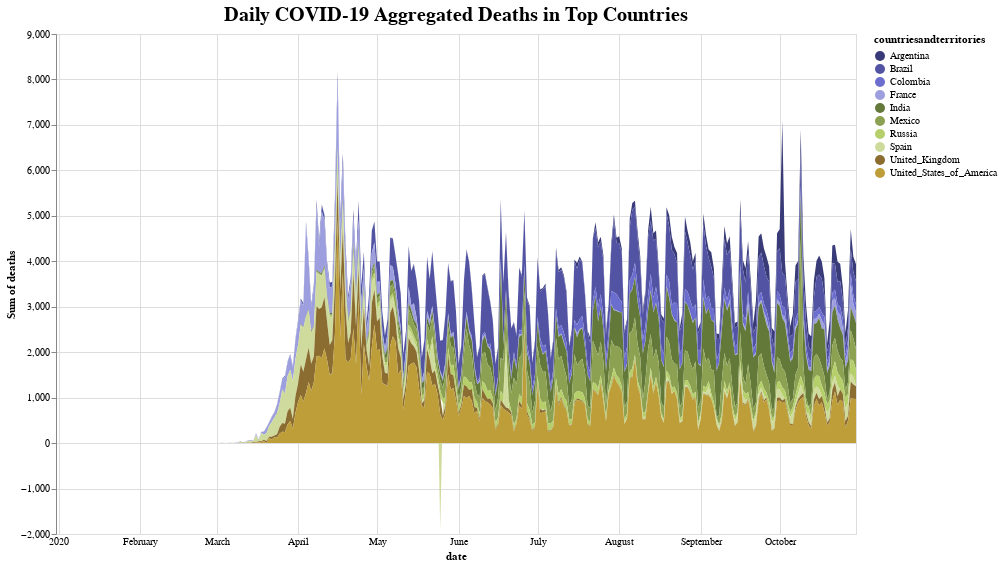

Source (notebook cell):
### Code cell
chart_deaths = alt.Chart(geo_dataset).mark_area().encode(
    alt.X('date:T',
        axis=alt.Axis(domain=False, tickSize=0)
    ),
    alt.Y('sum(deaths):Q'),
    alt.Color('countriesandterritories:N',
        scale=alt.Scale(scheme='category20b')
    )
).interactive(
).properties(
    width = 800,
    height = 500,
    title = "Daily COVID-19 Aggregated Deaths in Top Countries"
)

chart_deaths.configure_title(
    fontSize=20,
    font='Courier',
    color='black'
).display(renderer = 'svg')

### Figure 1 — Vega-Lite specification as saved in the notebook (floating-point values rounded to 4 significant figures; data arrays with more than 128 entries replaced by an {"elided": "..."} marker saying what was removed)
{"config": {"view": {"continuousWidth": 400, "continuousHeight": 300}, "title": {"color": "black", "font": "Courier", "fontSize": 20}}, "data": {"name": "data-92f0949378ac92427eef0a7dcedd243e"}, "mark": "area", "encoding": {"color": {"type": "nominal", "field": "countriesandterritories", "scale": {"scheme": "category20b"}}, "x": {"type": "temporal", "axis": {"domain": false, "tickSize": 0}, "field": "date"}, "y": {"type": "quantitative", "aggregate": "sum", "field": "deaths"}}, "height": 500, "selection": {"selector015": {"type": "interval", "bind": "scales", "encodings": ["x", "y"]}}, "title": "Daily COVID-19 Aggregated Deaths in Top Countries", "width": 800, "$schema": "https://vega.github.io/schema/vega-lite/v4.0.2.json", "datasets": {"data-92f0949378ac92427eef0a7dcedd243e": {"elided": "2902 records"}}}
